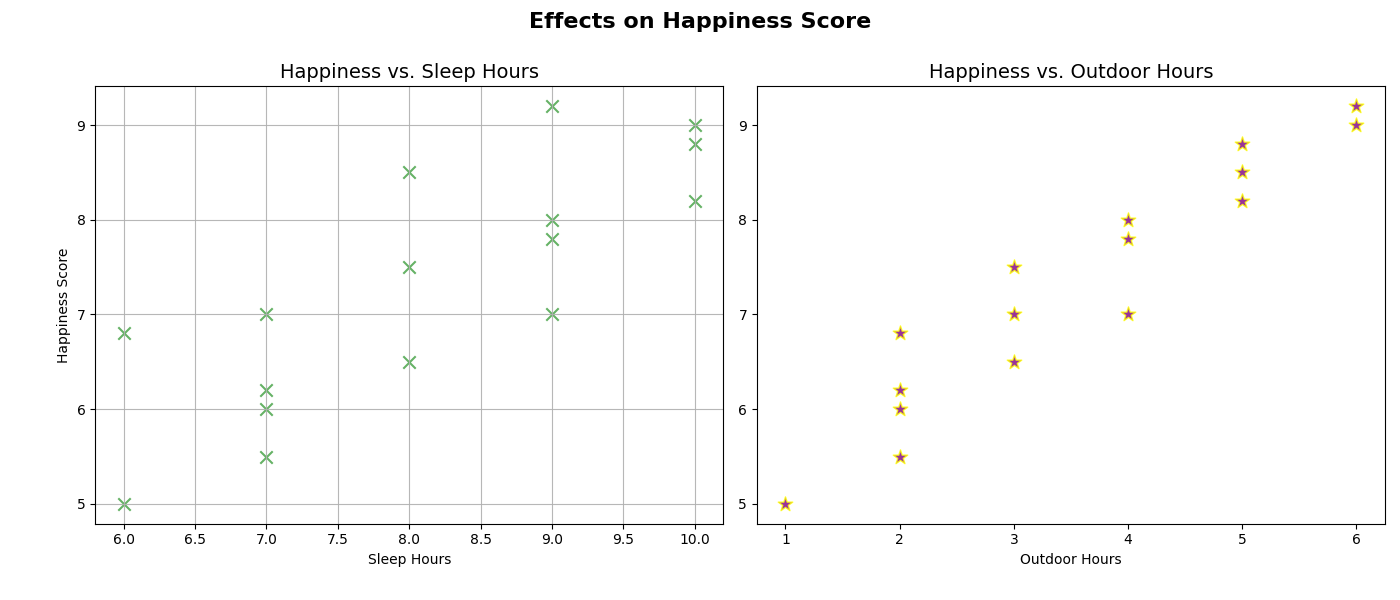

Here is the Python script that generated this plot:
import matplotlib.pyplot as plt
import numpy as np

# Data
happiness_score = np.array([5.0, 6.2, 6.5, 6.0, 7.0, 8.2, 7.5, 7.8, 9.0, 8.5, 7.0, 6.8, 8.0, 8.8, 9.2, 5.5])
sleep_hours = np.array([6, 7, 8, 7, 9, 10, 8, 9, 10, 8, 7, 6, 9, 10, 9, 7])
outdoor_hours = np.array([1, 2, 3, 2, 4, 5, 3, 4, 6, 5, 3, 2, 4, 5, 6, 2])

fig, axs = plt.subplots(1, 2, figsize=(14, 6))

# Scatter plot for Happiness vs. Sleep Hours
axs[0].scatter(sleep_hours, happiness_score, color='green', s=80, edgecolor='gray', alpha=0.6, marker='x')
axs[0].grid(True, linestyle='-', alpha=0.9)
axs[0].set_title('Happiness vs. Sleep Hours', fontsize=14)
axs[0].set_xlabel('Sleep Hours')
axs[0].set_ylabel('Happiness Score')

# Scatter plot for Happiness vs. Outdoor Hours
axs[1].scatter(outdoor_hours, happiness_score, color='purple', s=120, edgecolor='yellow', alpha=0.8, marker='*')
axs[1].grid(False)
axs[1].set_title('Happiness vs. Outdoor Hours', fontsize=14)
axs[1].set_xlabel('Outdoor Hours')

fig.tight_layout(rect=[0.03, 0.03, 1, 0.92])
fig.suptitle('Effects on Happiness Score', fontsize=16, weight='bold')
plt.show()
